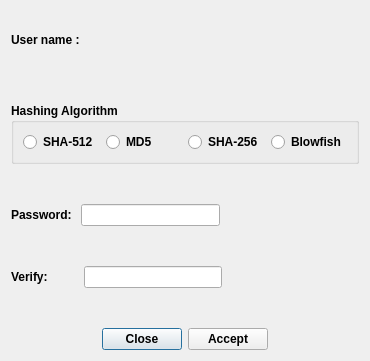
<?xml version="1.0" encoding="UTF-8"?>
<ui version="4.0">
 <class>HashingAlgorithm</class>
 <widget class="QDialog" name="HashingAlgorithm">
  <property name="geometry">
   <rect>
    <x>0</x>
    <y>0</y>
    <width>366</width>
    <height>361</height>
   </rect>
  </property>
  <property name="font">
   <font>
    <weight>75</weight>
    <bold>true</bold>
   </font>
  </property>
  <property name="windowTitle">
   <string>Setup Password</string>
  </property>
  <layout class="QVBoxLayout" name="verticalLayout">
   <item>
    <layout class="QHBoxLayout" name="horizontalLayout_5">
     <item>
      <widget class="QLabel" name="UserLabel">
       <property name="maximumSize">
        <size>
         <width>91</width>
         <height>16777215</height>
        </size>
       </property>
       <property name="text">
        <string>User name :</string>
       </property>
      </widget>
     </item>
     <item>
      <widget class="QLabel" name="UserNameLabel">
       <property name="sizePolicy">
        <sizepolicy hsizetype="MinimumExpanding" vsizetype="Preferred">
         <horstretch>0</horstretch>
         <verstretch>0</verstretch>
        </sizepolicy>
       </property>
       <property name="maximumSize">
        <size>
         <width>151</width>
         <height>16777215</height>
        </size>
       </property>
       <property name="text">
        <string/>
       </property>
      </widget>
     </item>
     <item>
      <spacer name="horizontalSpacer_3">
       <property name="orientation">
        <enum>Qt::Horizontal</enum>
       </property>
       <property name="sizeHint" stdset="0">
        <size>
         <width>40</width>
         <height>20</height>
        </size>
       </property>
      </spacer>
     </item>
    </layout>
   </item>
   <item>
    <spacer name="verticalSpacer_13">
     <property name="orientation">
      <enum>Qt::Vertical</enum>
     </property>
     <property name="sizeType">
      <enum>QSizePolicy::Preferred</enum>
     </property>
     <property name="sizeHint" stdset="0">
      <size>
       <width>345</width>
       <height>28</height>
      </size>
     </property>
    </spacer>
   </item>
   <item>
    <widget class="QGroupBox" name="groupBox">
     <property name="title">
      <string>Hashing Algorithm</string>
     </property>
     <layout class="QHBoxLayout" name="horizontalLayout_4">
      <item>
       <widget class="QRadioButton" name="Sha512rdb">
        <property name="text">
         <string>SHA-512</string>
        </property>
       </widget>
      </item>
      <item>
       <widget class="QRadioButton" name="MD5rdb">
        <property name="text">
         <string>MD5</string>
        </property>
       </widget>
      </item>
      <item>
       <widget class="QRadioButton" name="Sha256rdb">
        <property name="text">
         <string>SHA-256</string>
        </property>
       </widget>
      </item>
      <item>
       <widget class="QRadioButton" name="Blowfishrdb">
        <property name="text">
         <string>Blowfish</string>
        </property>
       </widget>
      </item>
     </layout>
     <zorder>Sha256rdb</zorder>
     <zorder>MD5rdb</zorder>
     <zorder>Sha512rdb</zorder>
     <zorder>Blowfishrdb</zorder>
    </widget>
   </item>
   <item>
    <spacer name="verticalSpacer_10">
     <property name="orientation">
      <enum>Qt::Vertical</enum>
     </property>
     <property name="sizeType">
      <enum>QSizePolicy::Preferred</enum>
     </property>
     <property name="sizeHint" stdset="0">
      <size>
       <width>348</width>
       <height>34</height>
      </size>
     </property>
    </spacer>
   </item>
   <item>
    <layout class="QHBoxLayout" name="horizontalLayout_3">
     <item>
      <widget class="QLabel" name="label_2">
       <property name="text">
        <string>Password: </string>
       </property>
      </widget>
     </item>
     <item>
      <widget class="QLineEdit" name="pass"/>
     </item>
     <item>
      <spacer name="horizontalSpacer_2">
       <property name="orientation">
        <enum>Qt::Horizontal</enum>
       </property>
       <property name="sizeHint" stdset="0">
        <size>
         <width>40</width>
         <height>20</height>
        </size>
       </property>
      </spacer>
     </item>
    </layout>
   </item>
   <item>
    <spacer name="verticalSpacer_12">
     <property name="orientation">
      <enum>Qt::Vertical</enum>
     </property>
     <property name="sizeType">
      <enum>QSizePolicy::Preferred</enum>
     </property>
     <property name="sizeHint" stdset="0">
      <size>
       <width>348</width>
       <height>34</height>
      </size>
     </property>
    </spacer>
   </item>
   <item>
    <layout class="QHBoxLayout" name="horizontalLayout_2">
     <item>
      <widget class="QLabel" name="label">
       <property name="text">
        <string>Verify:         </string>
       </property>
      </widget>
     </item>
     <item>
      <widget class="QLineEdit" name="pass2"/>
     </item>
     <item>
      <spacer name="horizontalSpacer">
       <property name="orientation">
        <enum>Qt::Horizontal</enum>
       </property>
       <property name="sizeHint" stdset="0">
        <size>
         <width>40</width>
         <height>20</height>
        </size>
       </property>
      </spacer>
     </item>
    </layout>
   </item>
   <item>
    <spacer name="verticalSpacer_11">
     <property name="orientation">
      <enum>Qt::Vertical</enum>
     </property>
     <property name="sizeType">
      <enum>QSizePolicy::Preferred</enum>
     </property>
     <property name="sizeHint" stdset="0">
      <size>
       <width>348</width>
       <height>34</height>
      </size>
     </property>
    </spacer>
   </item>
   <item>
    <layout class="QHBoxLayout" name="horizontalLayout">
     <item>
      <spacer name="horizontalSpacer_5">
       <property name="orientation">
        <enum>Qt::Horizontal</enum>
       </property>
       <property name="sizeHint" stdset="0">
        <size>
         <width>68</width>
         <height>20</height>
        </size>
       </property>
      </spacer>
     </item>
     <item>
      <widget class="QPushButton" name="okBtn">
       <property name="text">
        <string>Close</string>
       </property>
       <property name="icon">
        <iconset resource="../resources/images.qrc">
         <normaloff>:/new/prefix1/images/cancel.png</normaloff>:/new/prefix1/images/cancel.png</iconset>
       </property>
      </widget>
     </item>
     <item>
      <widget class="QPushButton" name="Save">
       <property name="text">
        <string>Accept</string>
       </property>
       <property name="icon">
        <iconset resource="../resources/images.qrc">
         <normaloff>:/new/prefix1/images/ok.png</normaloff>:/new/prefix1/images/ok.png</iconset>
       </property>
      </widget>
     </item>
     <item>
      <spacer name="horizontalSpacer_4">
       <property name="orientation">
        <enum>Qt::Horizontal</enum>
       </property>
       <property name="sizeHint" stdset="0">
        <size>
         <width>68</width>
         <height>20</height>
        </size>
       </property>
      </spacer>
     </item>
    </layout>
   </item>
  </layout>
  <zorder>verticalSpacer_10</zorder>
  <zorder>verticalSpacer_12</zorder>
  <zorder>groupBox</zorder>
  <zorder>verticalSpacer_11</zorder>
  <zorder>verticalSpacer_13</zorder>
 </widget>
 <resources>
  <include location="../resources/images.qrc"/>
 </resources>
 <connections>
  <connection>
   <sender>okBtn</sender>
   <signal>clicked()</signal>
   <receiver>HashingAlgorithm</receiver>
   <slot>close()</slot>
   <hints>
    <hint type="sourcelabel">
     <x>172</x>
     <y>350</y>
    </hint>
    <hint type="destinationlabel">
     <x>115</x>
     <y>91</y>
    </hint>
   </hints>
  </connection>
 </connections>
</ui>
